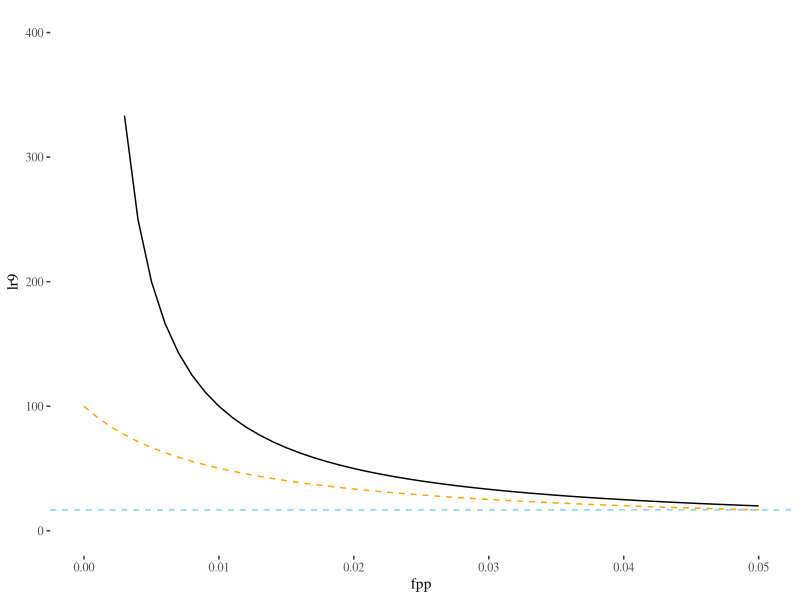

The R script that drew this image:
library(ggplot2)
library(ggthemes)


rmp9 <- 10e-9
rmp3 <- 10e-3


fpp <- seq(0,0.05, by = 0.001)


lr9 <- 1/(rmp9 + (fpp * (1-rmp9)))
lr3 <- 1/(rmp3 + (fpp * (1-rmp3)))


ggplot()+  geom_line(aes(x=fpp,y=lr9))+
  geom_line(aes(x=fpp,y=lr3), lty =2, color = "orange")+
  geom_hline(yintercept =16.8, lty =2 , col = "skyblue")+
  theme_tufte()+ylim(c(0,400))



